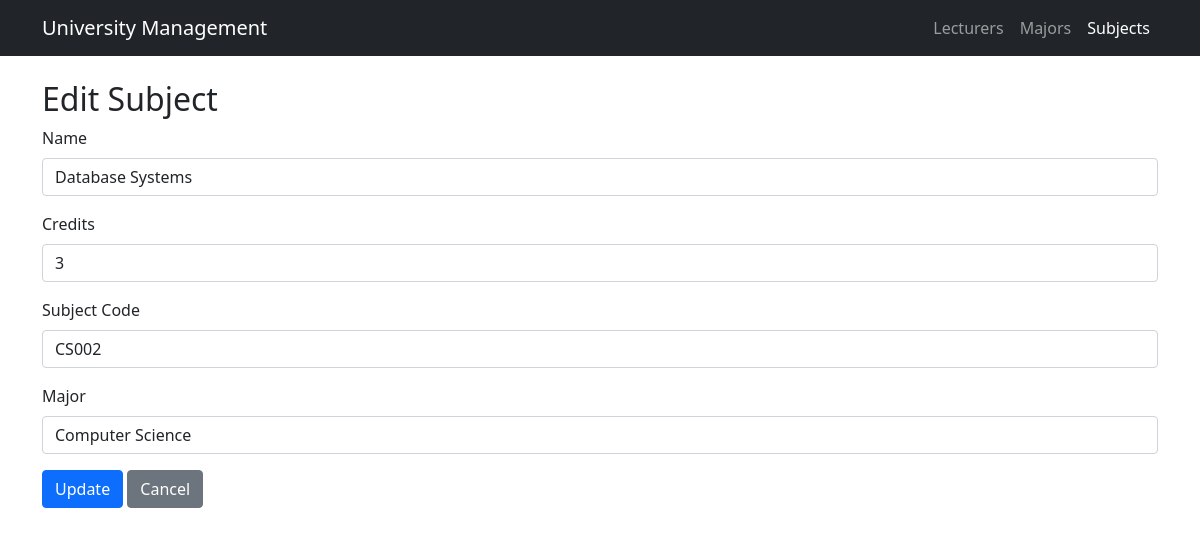
/tp_mvc25/index.php?page=subjects&action=edit&id=2, run on the app's committed database.
### tables this page shows
CREATE TABLE `subjects` (
  `id` int(11) NOT NULL,
  `name` varchar(100) NOT NULL,
  `credits` int(11) NOT NULL,
  `subject_code` varchar(20) NOT NULL,
  `major_id` int(11) DEFAULT NULL,
  `created_at` timestamp NOT NULL DEFAULT current_timestamp()
);

CREATE TABLE `majors` (
  `id` int(11) NOT NULL,
  `name` varchar(100) NOT NULL,
  `established_year` year(4) NOT NULL,
  `student_count` int(11) DEFAULT 0,
  `created_at` timestamp NOT NULL DEFAULT current_timestamp()
);

### tp_mvc25/controllers/SubjectController.php (called while the page is built, shortened)
<?php
include_once "models/Subject.php";
class SubjectController
{
    private $model;
    public function __construct($conn)
    {
        $this->model = new Subject($conn);
    }
    public function editPage($id)
    {
        return $this->model->getById($id);
    }
}
?>

### tp_mvc25/models/Subject.php (called while the page is built, shortened)
<?php
class Subject
{
    private $conn;
    public function __construct($db){
        $this->conn = $db;
    }
    public function getById($id){
        $sql = "SELECT s.*, m.name as major_name
                FROM subjects s
                LEFT JOIN majors m ON s.major_id = m.id
                WHERE s.id = ?";
        $stmt = $this->conn->prepare($sql);
        $stmt->bind_param("i", $id);
        $stmt->execute();
        return $stmt->get_result()->fetch_assoc();
    }
}
?>

### tp_mvc25/models/Major.php (called while the page is built, shortened)
<?php
class Major
{
    private $conn;
    public function __construct($db){
        $this->conn = $db;
    }
    public function getAll(){
        $sql = "SELECT * FROM majors";
        return $this->conn->query($sql);
    }
}
?>

### tp_mvc25/views/SubjectViews.php (the view, shortened to what this page needs)
<?php
$subjectController = new SubjectController($conn);
$majorModel = new Major($conn);
$action = $_GET['action'] ?? 'index';
$id = $_GET['id'] ?? null;
$majors = $majorModel->getAll();
$subject = null;
if ($action === 'edit' && $id && $_SERVER['REQUEST_METHOD'] === 'GET') {
    $subject = $subjectController->editPage($id);
}
?>
<?php include "templates/header.php"; ?>
<?php if (in_array($action, ['create', 'edit'])): ?>
    <h2><?= $action === 'create' ? 'Create' : 'Edit' ?> Subject</h2>
    <form method="post" action="index.php?page=subjects&action=<?= $action ?><?= $id ? '&id='.$id : '' ?>">
        <div class="mb-3">
            <label class="form-label">Name</label>
            <input type="text" name="name" class="form-control" value="<?= $subject['name'] ?? '' ?>" required>
        </div>
        <div class="mb-3">
            <label class="form-label">Credits</label>
            <input type="number" name="credits" class="form-control" value="<?= $subject['credits'] ?? '' ?>" min="1" max="6" required>
        </div>
        <div class="mb-3">
            <label class="form-label">Subject Code</label>
            <input type="text" name="subject_code" class="form-control" value="<?= $subject['subject_code'] ?? '' ?>" required>
        </div>
        <div class="mb-3">
            <label class="form-label">Major</label>
            <select name="major_id" class="form-control">
                <?php while ($major = $majors->fetch_assoc()): ?>
                    <option value="<?= $major['id'] ?>"
                        <?= isset($subject['major_id']) && $subject['major_id'] == $major['id'] ? 'selected' : '' ?>>
                        <?= $major['name'] ?>
                    </option>
                <?php endwhile; ?>
            </select>
        </div>
        <?php
        include "templates/form_actions.php";
        ?>
    </form>
<?php endif; ?>
<?php include "templates/footer.php"; ?>

### data on the page
subjects: name "Database Systems", credits "3", subject_code "CS002", major_id "Computer Science"

### other printed values
$submit_label "Update"
